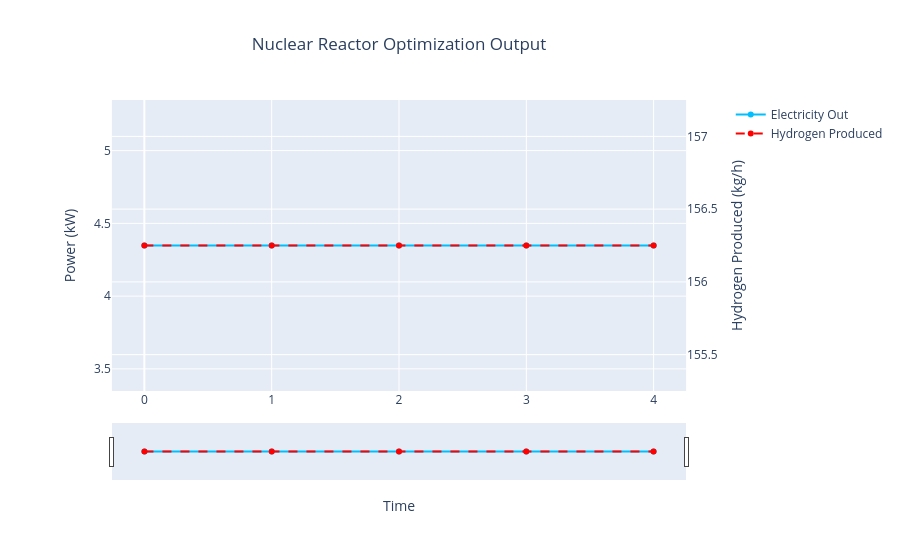

Source (notebook cell):
### Code cell
# os.chdir(r"C:\Users\MIKKDM\Documents\H2Integrate\NucH2INtegrate\examples\99_nuclear_reactor_htse")

x_title = "Time"
y_title = ["Power (MW)", "Hydrogen Produced (kg/h)"]
line_name = ["Electricity Out", "Hydrogen Produced"]
line_color = ["deepskyblue", "red"]
line_styles = ["solid", "dash"]
x_data = [np.arange(8760)] * 2
y_data = [nuclear_elec_out, electrolyzer_h2_out]
title = "Nuclear Reactor Optimization Output"
filename = "nuclear_example_output"
y = ["y1", "y2"]
plot_graph(
    x_data,
    y_data,
    line_name,
    title,
    x_title,
    y_title,
    filename,
    line_color,
    y,
    line_styles,
    fig_show=True,
)

### Figure 1 — Plotly figure (JSON) as saved in the notebook; plotly's stock layout.template omitted (floating-point values rounded to 4 significant figures; data arrays with more than 128 entries replaced by an {"elided": "..."} marker saying what was removed)
{"data": [{"line": {"color": "deepskyblue", "dash": "solid"}, "name": "Electricity Out", "type": "scatter", "x": {"elided": "8760 int values"}, "y": [4.348, 4.348, 4.348, 4.348, 4.348], "yaxis": "y"}, {"line": {"color": "red", "dash": "dash"}, "name": "Hydrogen Produced", "type": "scatter", "x": {"elided": "8760 int values"}, "y": [156.2, 156.2, 156.2, 156.2, 156.2], "yaxis": "y2"}], "layout": {"title": {"text": "Nuclear Reactor Optimization Output", "x": 0.5, "xref": "paper"}, "xaxis": {"domain": [0.05, 0.95], "rangeslider": {"visible": true}, "title": {"text": "Time"}}, "yaxis": {"anchor": "x", "domain": [0, 1], "title": {"text": "Power (kW)"}}, "yaxis2": {"anchor": "x", "overlaying": "y", "side": "right", "title": {"text": "Hydrogen Produced (kg/h)"}}, "yaxis3": {"anchor": "free", "autoshift": true, "overlaying": "y", "title": {"text": "yaxis3 title"}}, "yaxis4": {"anchor": "free", "autoshift": true, "overlaying": "y", "title": {"text": "yaxis4 title"}}}}
